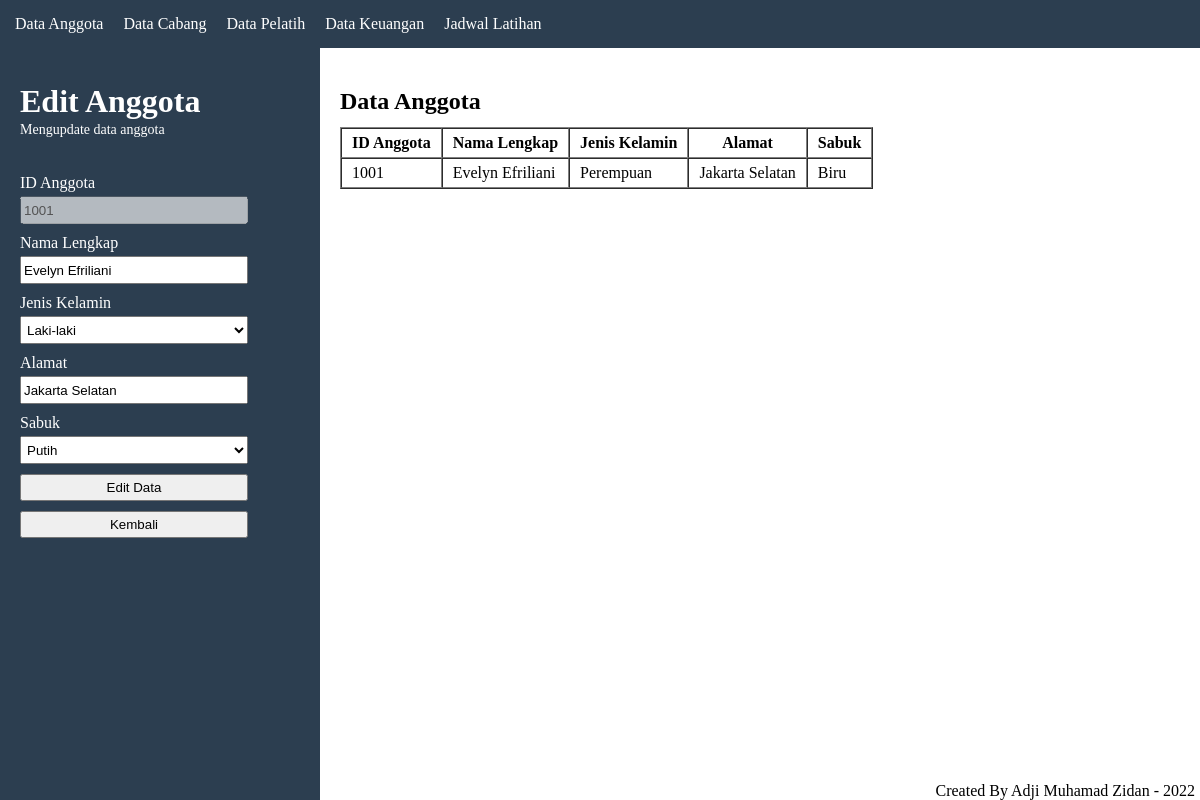
Page /edit_dt_anggota.php?update=1001 on the committed database.
### tables this page shows
CREATE TABLE `dt_anggota` (
  `ID_anggota` int(10) NOT NULL,
  `Nama_lengkap` varchar(100) NOT NULL,
  `Jenis_kelamin` varchar(15) NOT NULL,
  `Alamat` varchar(100) NOT NULL,
  `Sabuk` varchar(10) NOT NULL
);

### edit_dt_anggota.php (the view, shortened to what this page needs)
<?php
	require 'config/koneksi_db.php';
	$sql = "SELECT * FROM dt_anggota WHERE ID_anggota = $_GET[update]";
	$data = mysqli_query($koneksi, $sql);
	$hasil = mysqli_fetch_assoc($data);
?>
<!DOCTYPE html>
<html lang="en">
<head>
</head>
<body>
	<nav>
		<?php require 'modularitas/menu.php' ?>
	</nav>
	<main>
		<div class="container">
			<div class="form">
				<div class="title-anggota">
					<h1>Edit Anggota</h1>
					<p>Mengupdate data anggota</p>
				</div>
				<form action="" method="post">
					<label for="id_anggota">ID Anggota</label><br>
					<input type="text" id="id_anggota" name="id_anggota" value="<?= $hasil['ID_anggota'];?>" disabled><br>
					<label for="nama">Nama Lengkap</label><br>
					<input type="text" id="nama" name="nama_lengkap" value="<?= $hasil['Nama_lengkap'];?>"><br>
					<label for="gender">Jenis Kelamin</label><br>
					<select id="gender" name="jenis_kelamin" value="<?= $hasil['Jenis_kelamin'];?>">
						<option value="Laki-laki">Laki-laki</option>
					</select><br>
					<label for="alamat">Alamat</label><br>
					<input type="text" id="alamat" name="alamat" value="<?= $hasil['Alamat'];?>"><br>
					<label for="sabuk">Sabuk</label><br>
					<select id="sabuk" name="sabuk" value="<?= $hasil['Sabuk'];?>">
						<option value="Putih">Putih</option>
					</select><br>
					<button type="submit" name="edit_data" onclick="return confirm('Update data?');">Edit Data</button>
					<a href="anggota.php">
						<button type="button">Kembali</button>
					</a>
				</form>
			</div>
			<div class="tabel-data">
				<h2>Data Anggota</h2>
				<table border="1" cellspacing="0">
					<tr>
						<th>ID Anggota</th>
						<th>Nama Lengkap</th>
						<th>Jenis Kelamin</th>
						<th>Alamat</th>
						<th>Sabuk</th>
					</tr>
					<tr>
						<td><?= $hasil['ID_anggota'];?></td>
						<td><?= $hasil['Nama_lengkap'];?></td>
						<td><?= $hasil['Jenis_kelamin'];?></td>
						<td><?= $hasil['Alamat'];?></td>
						<td><?= $hasil['Sabuk'];?></td>
					</tr>
				</table>
				<footer>
					<?php require 'modularitas/footer.php' ?>
				</footer>
			</div>
		</div>
	</main>
</body>
</html>

### edit_dt_anggota.php (style rules this page uses)
main .container { display: flex; justify-content: center; position: fixed; width: 100%; height: 100%; }
main .container button { cursor: pointer; padding: 4px 2px; width: 228px; margin-bottom: 10px; }
.form { background-color: #2c3e50; width: 25%; color: white; padding: 35px 20px; }
.form .title-anggota { margin-bottom: 36px; }
.form .title-anggota p { margin-top: 2px; font-size: 14px; }
.form form input, select { margin-top: 4px; margin-bottom: 10px; width: 220px; height: 20px; padding: 2px; }
.form form select { height: 28px; width: 228px; cursor: pointer; }
.tabel-data { width: 75%; padding: 40px 20px; }
.tabel-data table { margin-top: 12px; }
.tabel-data table tr th, td { padding: 5px 10px; }

### modularitas/menu.php (style rules this page uses)
* { margin: 0; padding: 0; }
nav { background-color: #2c3e50; padding: 15px; }

### modularitas/footer.php (style rules this page uses)
* { margin: 0; padding: 0; }
footer { position: fixed; bottom: 0; right: 0; width: auto; }

### rows in the picture
dt_anggota: id_anggota "1001", nama_lengkap "Evelyn Efriliani", jenis_kelamin "Laki-laki", alamat "Jakarta Selatan", sabuk "Putih", ID_anggota "1001", Nama_lengkap "Evelyn Efriliani", Jenis_kelamin "Perempuan", Alamat "Jakarta Selatan", Sabuk "Biru"
